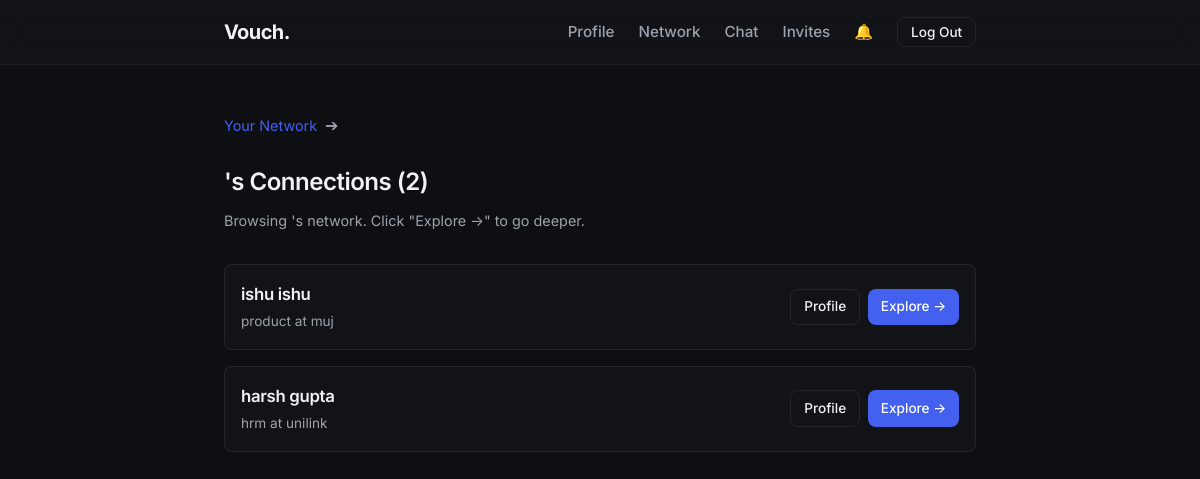
The app's page /explore/admin/ (signed in) with its own data.
### vouch/models.py (models this page shows, shortened)
class Connection(models.Model):
    user1 = models.ForeignKey(User, on_delete=models.CASCADE, related_name='connections_initiated')
    user2 = models.ForeignKey(User, on_delete=models.CASCADE, related_name='connections_received')
    created_at = models.DateTimeField(auto_now_add=True)
    class Meta:
        unique_together = ('user1', 'user2')

class User(AbstractUser):
    bio = models.TextField(blank=True, null=True, max_length=500)
    title = models.CharField(max_length=100, blank=True, null=True)
    company = models.CharField(max_length=100, blank=True, null=True)
    account_type = models.CharField(max_length=20, choices=ACCOUNT_TYPE_CHOICES, default='professional')
    is_email_verified = models.BooleanField(default=False)

### vouch/views.py (the view)
# urls.py: path('explore/<str:username>/', views.explore, name='explore'),
@login_required
def explore(request, username):
    target_user = get_object_or_404(User, username=username)
    trail_param = request.GET.get('trail', '')
    trail_usernames = [u for u in trail_param.split(',') if u] if trail_param else []
    trail_users = list(User.objects.filter(username__in=trail_usernames))
    trail_users.sort(key=lambda u: trail_usernames.index(u.username))
    connections = Connection.objects.filter(user1=target_user).select_related('user2')
    return render(request, 'explore.html', {
        'target_user': target_user, 'connections': connections,
        'trail_users': trail_users, 'is_self': target_user == request.user,
    })

### vouch/context_processors.py (called while the page is built)
def notification_count(request):
    if request.user.is_authenticated:
        count = Notification.objects.filter(user=request.user, is_read=False).count()
        return {'unread_notif_count': count}
    return {'unread_notif_count': 0}

### vouch/templates/explore.html (shortened to what this page needs)
{% extends 'base.html' %}
{% block content %}
<div style="margin-bottom: 2rem;">
    <div style="display: flex; align-items: center; gap: 0.5rem; margin-bottom: 1.5rem; flex-wrap: wrap;">
        <a href="{% url 'explore' request.user.username %}" style="font-size: 0.9rem;">Your Network</a>
        {% if not is_self %}
        <span style="color: var(--text-secondary);">➔</span>
        {% endif %}
    </div>
    <h2>{{ target_user.first_name }} {{ target_user.last_name }}'s Connections ({{ connections.count }})</h2>
    <p style="color: var(--text-secondary); font-size: 0.9rem;">
        {% if is_self %}
        Browse your connections and click "Explore →" to dive deeper into anyone's network.
        {% else %}
        Browsing {{ target_user.first_name }}'s network. Click "Explore →" to go deeper.
        {% endif %}
    </p>
</div>
<div class="user-list">
    {% for conn in connections %}
    <div class="user-card">
        <div class="user-info">
            <h4>{{ conn.user2.first_name }} {{ conn.user2.last_name }}</h4>
            <p>{{ conn.user2.title }} {% if conn.user2.company %}at {{ conn.user2.company }}{% endif %}</p>
        </div>
        <div style="display: flex; gap: 0.5rem;">
            {% if conn.user2 != request.user %}
                <a href="{% url 'profile' conn.user2.username %}" class="btn btn-outline btn-sm">Profile</a>
                <a href="{% url 'explore' conn.user2.username %}?trail={% for prev in trail_users %}{{ prev.username }},{% endfor %}{{ target_user.username }}" class="btn btn-primary btn-sm">Explore →</a>
            {% endif %}
        </div>
    </div>
    {% empty %}
    <div class="glass-panel" style="text-align: center; padding: 3rem 1rem;">
        <p style="margin: 0; color: var(--text-secondary);">{{ target_user.first_name }} hasn't connected with anyone yet.</p>
    </div>
    {% endfor %}
</div>
{% endblock %}

### vouch/static/css/style.css (style rules this page uses)
:root { --bg-color: #0d0f12; --text-primary: #f0f2f5; --text-secondary: #9da3ad; --accent-color: #4361ee; --accent-hover: #3a56d4; --border-color: rgba(255, 255, 255, 0.08); --card-bg: rgba(255, 255, 255, 0.03); --glass-bg: rgba(20, 23, 28, 0.6); --glass-border: rgba(255, 255, 255, 0.05); }
* { margin: 0; padding: 0; box-sizing: border-box; }
body { font-family: 'Inter', -apple-system, BlinkMacSystemFont, sans-serif; background-color: var(--bg-color); color: var(--text-primary); line-height: 1.6; min-height: 100vh; display: flex; flex-direction: column; }
h1, h2, h3, h4, h5, h6 { font-weight: 600; letter-spacing: -0.02em; margin-bottom: 0.5rem; }
p { color: var(--text-secondary); margin-bottom: 1rem; }
a { color: var(--accent-color); text-decoration: none; transition: color 0.2s ease; }
.btn { display: inline-flex; align-items: center; justify-content: center; padding: 0.6rem 1.25rem; border-radius: 8px; font-weight: 500; font-size: 0.95rem; cursor: pointer; transition: all 0.2s ease; border: none; font-family: inherit; }
.btn-primary { background: var(--accent-color); color: white; }
.btn-outline { background: transparent; border: 1px solid var(--border-color); color: var(--text-primary); }
.btn-sm { padding: 0.4rem 0.8rem; font-size: 0.85rem; }
.user-list { display: grid; gap: 1rem; }
.user-card { display: flex; justify-content: space-between; align-items: center; padding: 1rem; background: rgba(255, 255, 255, 0.02); border: 1px solid var(--border-color); border-radius: 8px; }
.user-info h4 { margin-bottom: 0.2rem; font-size: 1.05rem; }
.user-info p { margin-bottom: 0; font-size: 0.85rem; }

### records on screen
Connection: user2.first_name "ishu", user2.last_name "ishu", user2 "product", user2.company "muj"
Connection: user2.first_name "harsh", user2.last_name "gupta", user2 "hrm", user2.company "unilink"

### other values on screen
{{ connections.count }} "2"
